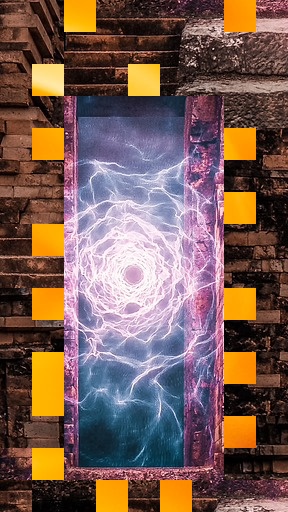

The image is a tile-based game level rendered from a .tmx file. Its description and complete source (layers, tilesets, objects, tile grids) follow:
An orthogonal 9x16 tile map with 32x32 px tiles, 3 tile layers (fire, walkable, door), 2 tilesets.

<map version="1.10" tiledversion="1.10.2" orientation="orthogonal" renderorder="right-down" width="9" height="16" tilewidth="32" tileheight="32" infinite="0" nextlayerid="5" nextobjectid="1">
 <tileset firstgid="1" source="dungeon.tsx" />
 <tileset firstgid="2521" source="fire.tsx" />
 <layer id="2" name="fire" width="9" height="16">
  <data encoding="csv">
6556,6557,6558,6559,6560,6561,6562,6563,6564,
6636,6637,6638,6639,6640,6641,6642,6643,6644,
6716,6717,6718,6719,6720,6721,6722,6723,6724,
6796,6797,6798,6799,6800,6801,6802,6803,6804,
6876,6877,6878,6879,6880,6881,6882,6883,6884,
6956,6957,6958,6959,6960,6961,6962,6963,6964,
7036,7037,7038,7039,7040,7041,7042,7043,7044,
7116,7117,7118,7119,7120,7121,7122,7123,7124,
7196,7197,7198,7199,7200,7201,7202,7203,7204,
7276,7277,7278,7279,7280,7281,7282,7283,7284,
7356,7357,7358,7359,7360,7361,7362,7363,7364,
7436,7437,7438,7439,7440,7441,7442,7443,7444,
7516,7517,7518,7519,7520,7521,7522,7523,7524,
7596,7597,7598,7599,7600,7601,7602,7603,7604,
7676,7677,7678,7679,7680,7681,7682,7683,7684,
7756,7757,7758,7759,7760,7761,7762,7763,7764
</data>
 </layer>
 <layer id="3" name="walkable" width="9" height="16">
  <data encoding="csv">
808,809,0,1570,1571,1572,1573,0,1575,
850,851,1611,1612,1613,1614,1615,1616,1617,
892,0,1653,1654,0,1656,1657,1658,1659,
934,935,0,1696,1697,1698,0,1700,1701,
976,0,1112,1113,1114,1115,1116,0,806,
1018,1019,1154,1155,1156,1157,1158,847,848,
1060,1061,1196,1197,1198,1199,1200,0,890,
1665,0,1238,1239,1240,1241,1242,931,932,
1707,1708,1280,1281,1282,1283,1284,973,974,
1715,0,1322,1323,1324,1325,1326,0,1016,
1757,1758,1364,1365,1366,1367,1368,1057,1058,
1799,0,1406,1407,1408,1409,1410,0,1016,
1841,0,1448,1449,1450,1451,1452,1057,1058,
1883,1884,1490,1491,1492,1493,1494,0,1714,
1530,0,1532,1533,1534,1535,1536,1755,1756,
1461,1567,1568,0,1570,0,1572,1573,1574
</data>
 </layer>
 <layer id="4" name="door" width="9" height="16">
  <data encoding="csv">
0,0,0,0,0,0,0,0,0,
0,0,0,0,0,0,0,0,0,
0,0,0,0,0,0,0,0,0,
0,0,1070,1071,1072,1073,1074,0,0,
0,0,1112,1113,1114,1115,1116,0,0,
0,0,1154,1155,1156,1157,1158,0,0,
0,0,1196,1197,1198,1199,1200,0,0,
0,0,1238,1239,1240,1241,1242,0,0,
0,0,1280,1281,1282,1283,1284,0,0,
0,0,1322,1323,1324,1325,1326,0,0,
0,0,1364,1365,1366,1367,1368,0,0,
0,0,1406,1407,1408,1409,1410,0,0,
0,0,1448,1449,1450,1451,1452,0,0,
0,0,1490,1491,1492,1493,1494,0,0,
0,0,1532,1533,1534,1535,1536,0,0,
0,0,0,0,0,0,0,0,0
</data>
 </layer>
</map>
